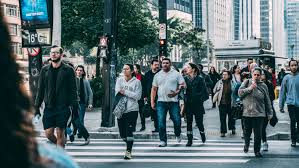
#> input picture ImageScaler/input.jpeg, 299 x 168 px
$ python main.py
#> lines starting #> are read from the running program, lines starting #| are printed output that depends on the picture
import cv2 as cv

#taking input image
image=cv.imread("input.jpeg")
#> image is the input picture: shape (168, 299, 3); mean B, G, R 109.2, 105.6, 87.6
#showing the original image
cv.imshow("Original Image", image)
cv.waitKey(0)
#resizing the image
scale_percent = 25
height=int(image.shape[0]*scale_percent/100)
#> height = 42
width=int(image.shape[1]*scale_percent/100)
#> width = 74
resized_image=cv.resize(image,(width,height))
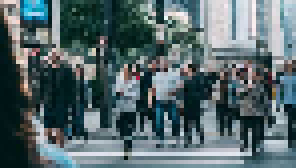
#> resized_image: shape (42, 74, 3) (shown 4 times larger); mean B, G, R 108.1, 104.5, 86.5
#showing the resized image
cv.imshow("Resized Image",resized_image)
cv.waitKey(0)
cv.destroyAllWindows()
#saving the resized image to file
cv.imwrite("resized_input.jpeg",resized_image)
#saving the output in another folder
cv.imwrite("C:/test/resized_image.jpeg",resized_image)
